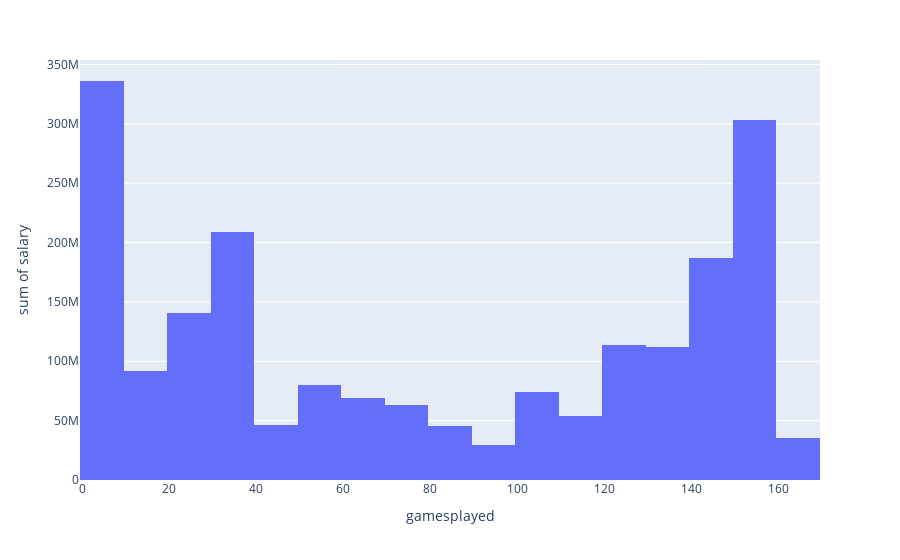

Write notebook code for a chart like this one.
### Code cell
px.histogram(bsalary,y='salary',x='gamesplayed')

### Figure 1 — Plotly figure (JSON) as saved in the notebook; plotly's stock layout.template omitted (floating-point values rounded to 4 significant figures; data arrays with more than 128 entries replaced by an {"elided": "..."} marker saying what was removed)
{"data": [{"alignmentgroup": "True", "bingroup": "x", "histfunc": "sum", "hovertemplate": "gamesplayed=%{x}<br>sum of salary=%{y}<extra></extra>", "legendgroup": "", "marker": {"color": "#636efa", "pattern": {"shape": ""}}, "name": "", "offsetgroup": "", "orientation": "v", "showlegend": false, "type": "histogram", "x": {"elided": "797 int values"}, "xaxis": "x", "y": {"elided": "797 int values"}, "yaxis": "y"}], "layout": {"autosize": true, "barmode": "relative", "legend": {"tracegroupgap": 0}, "margin": {"t": 60}, "xaxis": {"anchor": "y", "autorange": true, "domain": [0, 1], "range": [-0.5, 169.5], "title": {"text": "gamesplayed"}, "type": "linear"}, "yaxis": {"anchor": "x", "autorange": true, "domain": [0, 1], "range": [0, 353800000.0], "title": {"text": "sum of salary"}, "type": "linear"}}}
